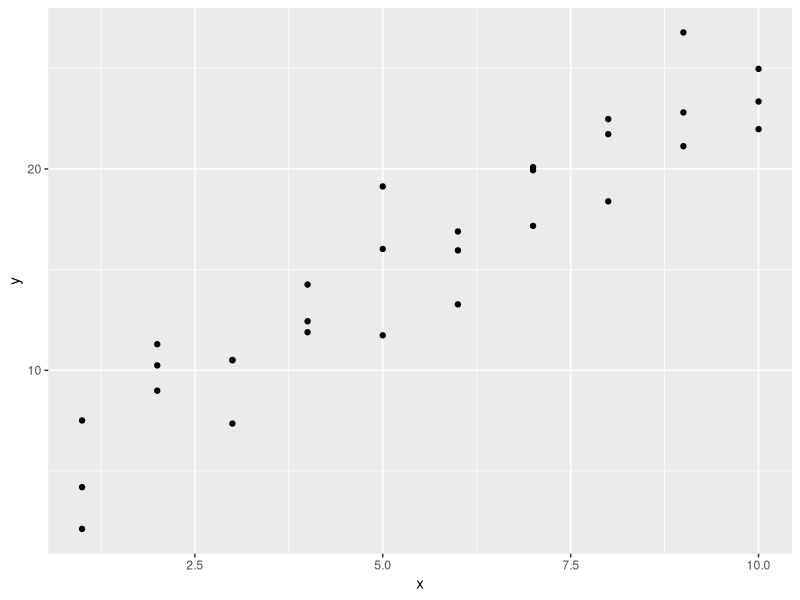
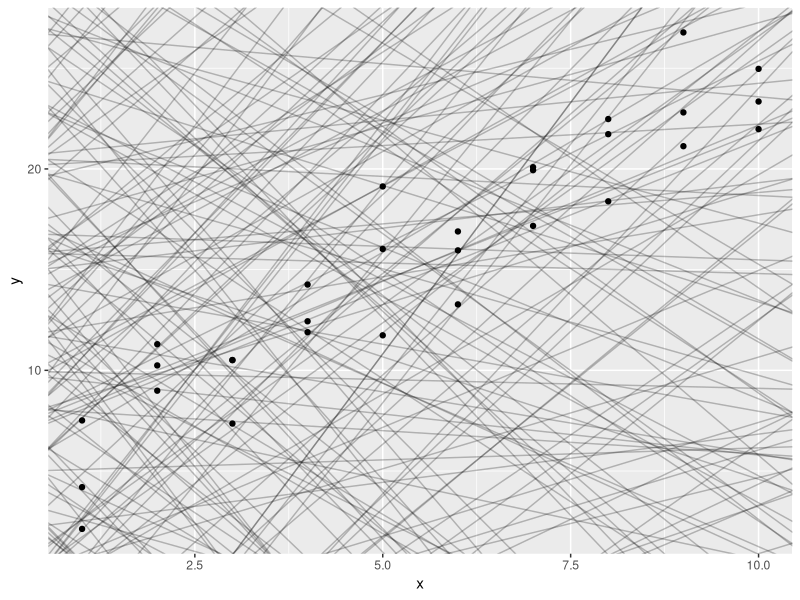
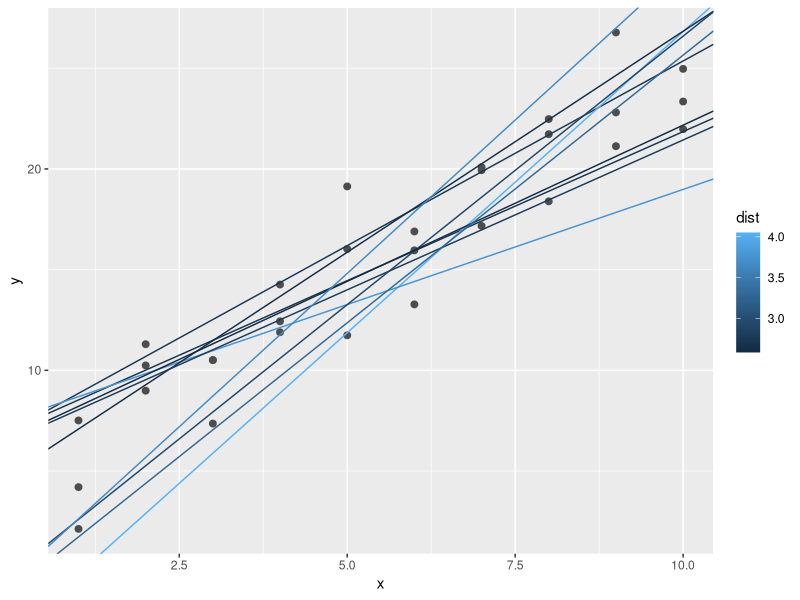
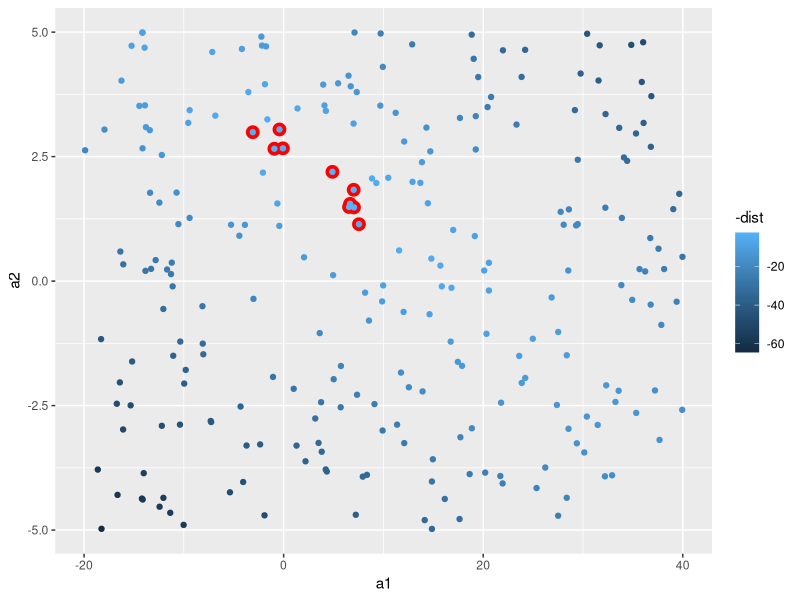
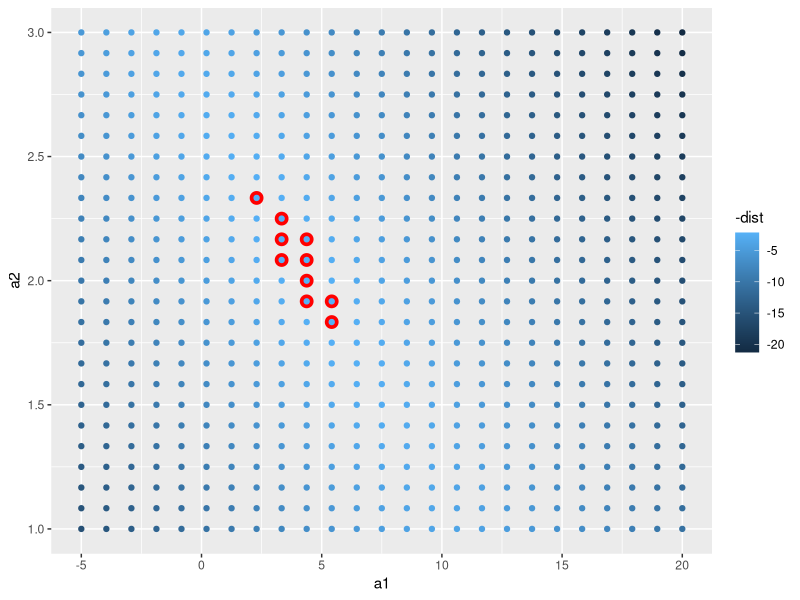
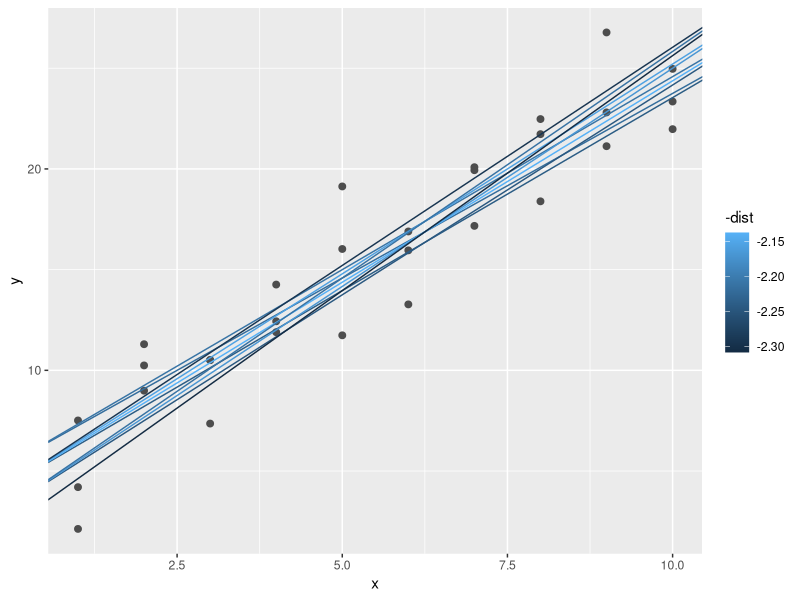
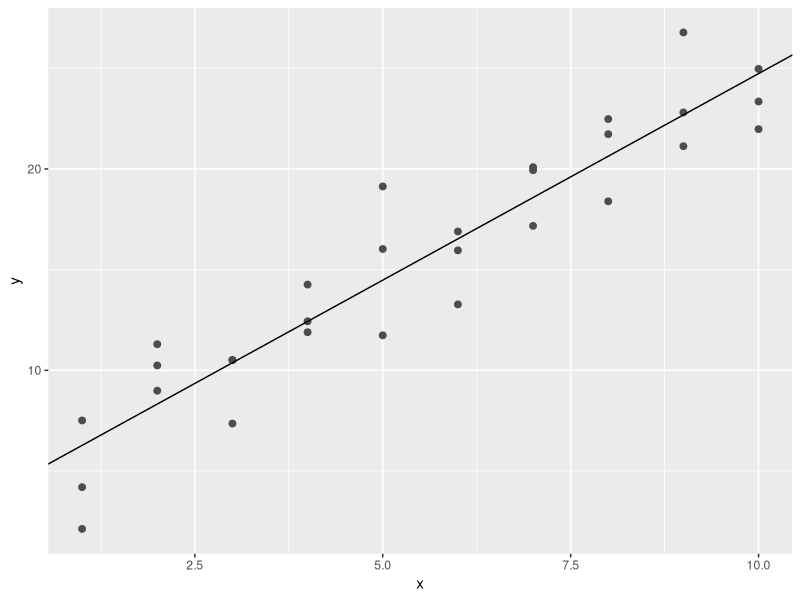
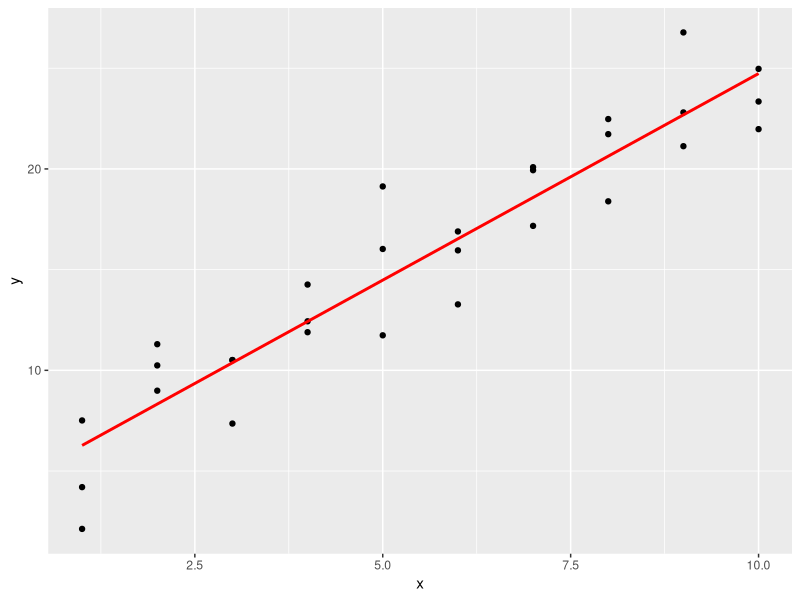

These figures' R source, in order:
library(tidyverse)
library(dplyr)
library(modelr)
options(na.action = na.warn)

ggplot(sim1,aes(x,y)) + geom_point()

models <- tibble(a1 = runif(250,-20,40), a2 = runif(250, -5,5))

#geom_abline takes the slope and intercept as parameters to produce possible trend lines for the data
ggplot(sim1,aes(x,y)) + geom_abline(aes(intercept = a1, slope = a2), data = models, alpha = 0.25) +geom_point()

#Need a good way to quantify the fit of the model, using the distance between the observed value and the predictted value
#To compute this distance we first turn our modle into a R function, this take the model paraeters and the data as inputs
# and gives back the values predicted as output

# a is a vector with the intercept and slope, data is the dataset from which to predict the output
model1 <- function(a,data) {
  a[1] + data$x * a[2]
}

model1(c(7,1.5), sim1)

#next we compute the sum of the distances for all the points in the data set, against the predicted model
#Root-mean-squared-deviation - Compute the distance between predicted and actual for all points, square them,
# average them and square root the result

measure_distance <- function(mod,data) {
  diff <- data$y - model1(mod,data)
  sqrt(mean(diff^2))
}

measure_distance(c(7,1.5),sim1)

#Function to measure the distance for multiple models to determine the best model available
sim1_dist <- function(a1,a2) {
  measure_distance(c(a1,a2),sim1)
}

#Repeat the process for multiple inputs and adding a column of distance to each model
models <- models %>% 
  mutate(dist = purrr::map2_dbl(a1,a2,sim1_dist))

models

#filtering the top 10 results of the distance calculation, and plotting them on the data scatter plot
ggplot(sim1,aes(x,y)) + geom_point(size=2, color = "grey30") + geom_abline( 
  aes(intercept = a1, slope = a2, color = dist), data = filter(models,rank(dist)<=10))

ggplot(models,aes(a1,a2)) + 
  geom_point(data = filter(models, rank(dist)<=10),size = 4, color = "red")+ 
  geom_point(aes(color = -dist))

# Generate an even spread of points and the top 10 models are highlighted
grid <- expand.grid(
  a1 = seq(-5,20, length = 25),
  a2 = seq(1,3,length = 25)) %>%
    mutate(dist = purrr::map2_dbl(a1,a2,sim1_dist))

grid %>% ggplot(aes(a1,a2)) +
  geom_point(data = filter(grid, rank(dist) <= 10), size = 4, color = "red") +
  geom_point(aes(colour = -dist))

#Overlay the top 10 models back on the original data
ggplot(sim1,aes(x,y)) +
  geom_point(size = 2, colour = "grey30") +
  geom_abline(aes(intercept = a1, slope = a2, colour = -dist), data = filter(grid, rank(dist)<=10))

#Optim function to use a newton-raphson method to find the best possible model
best <- optim(c(0,0),measure_distance, data = sim1)
best$par

ggplot(sim1,aes(x,y)) +
  geom_point(size = 2, colour = "grey30") +
  geom_abline(aes(intercept = best$par[1], slope = best$par[2]))

#call the linear model function to find the best linear model
sim1_mod <- lm(y~x, data = sim1)

# Visualising models
#To visualise the predictions from a model, we start by generating an evenly spaced grid of values that covers the
# region where our data lives. The easiest way to do that is to use modelr::datagrid() 

grid <- sim1 %>%
  data_grid(x)

#add predictions from our model for a series of x values
grid <- grid %>% 
  add_predictions(sim1_mod)

ggplot(sim1,aes(x)) + geom_point(aes(y=y))+ geom_line(aes(y=pred),data = grid, colour = "red", size = 1)

# Add residual column to the table
sim1 <- sim1 %>% 
  add_residuals(sim1_mod)

ggplot(sim1,aes(resid)) + geom_freqpoly(binwidth = 0.5)
ggplot(sim1,aes(x,resid)) + geom_point() + geom_ref_line(h=0)


#Model matrix, takes a dataframe and a model and returns a tibble that defines the model equation

df <- tribble(
  ~y, ~x1, ~x2,
  4,2,5,
  5,1,6
)

model_matrix(df,y~x1)
model_matrix(df,y~x1 + x2)

#Categorical Variables
df <- tribble (
  ~sex, ~response,
  "male",1,
  "female",2,
  "male", 1
)

model_matrix (df, response ~ sex )

ggplot(sim2) + geom_point(aes(x,y))

mod2 <- lm(y~x, data = sim2)

grid <- sim2 %>% data_grid(x) %>%
  add_predictions(mod2)

grid

ggplot(sim2,aes(x)) + geom_point(aes(y=y)) + geom_point(data = grid, aes(y=pred), colour = "red",size = 4)

#Continuous and Categorical variables
ggplot(sim3,aes(x1,y)) + geom_point(aes(color = x2))

#When you add variables with the  +, the model will estimate each effect independently of all the others
#When you use the * , both the interaction and the individual components are included in the model
mod1<- lm(y~x1 + x2, data=sim3)
mod2<- lm(y~x1 * x2, data= sim3)

#To visualise the models, we have two functions
#data_grid() find all the unique values of x1 and x2 and then generates all the combinations
#gather_predictions() adds each prediction as a row

grid <- sim3 %>%
  data_grid(x1,x2) %>% 
  gather_predictions(mod1,mod2)

grid

ggplot(sim3, aes(x1,y,color = x2)) + geom_point()+
  geom_line(data = grid, aes(y=pred))+
  facet_wrap(~model)

mod1<- lm(y~x1 + x2, data = sim4)
mod2<- lm(y~x1 * x2, data = sim4)

grid <- sim4 %>%
  data_grid(
    x1 = seq_range(x1,5),
    x2 = seq_range(x2,5)
  ) %>%
  gather_predictions(mod1,mod2)

grid

